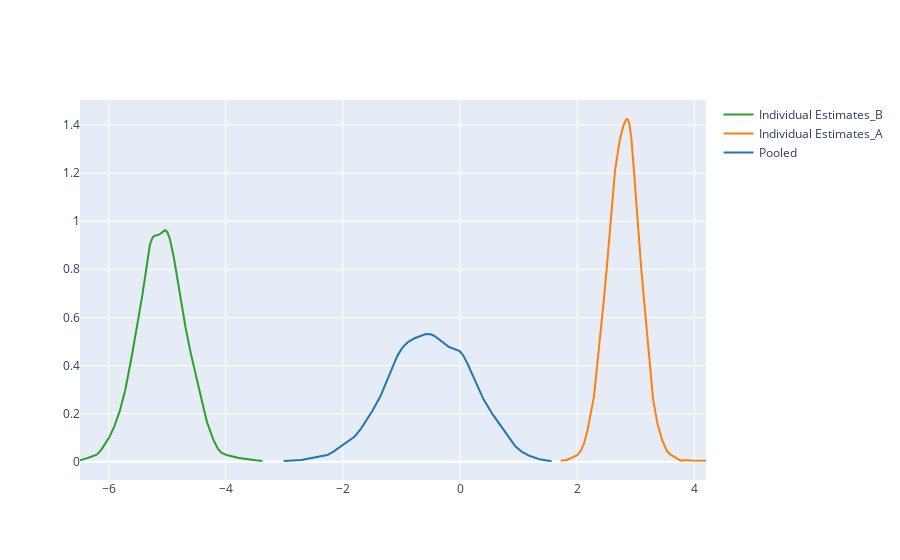

Here is the notebook cell this chart was saved with:
### Code cell
posterior_beta_individual = trace_individual.get_values(
    "beta_individual", burn=1000, chains=[0]
)

all_posteriors = np.concatenate([all_posteriors, posterior_beta_individual.T])


fig = ff.create_distplot(
    all_posteriors,
    ["Pooled", "Individual Estimates_A", "Individual Estimates_B"],
    show_hist=False,
    show_rug=False,
)
fig.show()

### Figure 1 — Plotly figure (JSON) as saved in the notebook; plotly's stock layout.template omitted (floating-point values rounded to 4 significant figures; data arrays with more than 128 entries replaced by an {"elided": "..."} marker saying what was removed)
{"data": [{"legendgroup": "Pooled", "marker": {"color": "rgb(31, 119, 180)"}, "mode": "lines", "name": "Pooled", "showlegend": true, "type": "scatter", "x": {"elided": "500 float values"}, "xaxis": "x", "y": {"elided": "500 float values"}, "yaxis": "y"}, {"legendgroup": "Individual Estimates_A", "marker": {"color": "rgb(255, 127, 14)"}, "mode": "lines", "name": "Individual Estimates_A", "showlegend": true, "type": "scatter", "x": {"elided": "500 float values"}, "xaxis": "x", "y": {"elided": "500 float values"}, "yaxis": "y"}, {"legendgroup": "Individual Estimates_B", "marker": {"color": "rgb(44, 160, 44)"}, "mode": "lines", "name": "Individual Estimates_B", "showlegend": true, "type": "scatter", "x": {"elided": "500 float values"}, "xaxis": "x", "y": {"elided": "500 float values"}, "yaxis": "y"}], "layout": {"barmode": "overlay", "hovermode": "closest", "legend": {"traceorder": "reversed"}, "xaxis": {"anchor": "y2", "domain": [0, 1], "zeroline": false}, "yaxis": {"anchor": "free", "domain": [0, 1], "position": 0}}}
